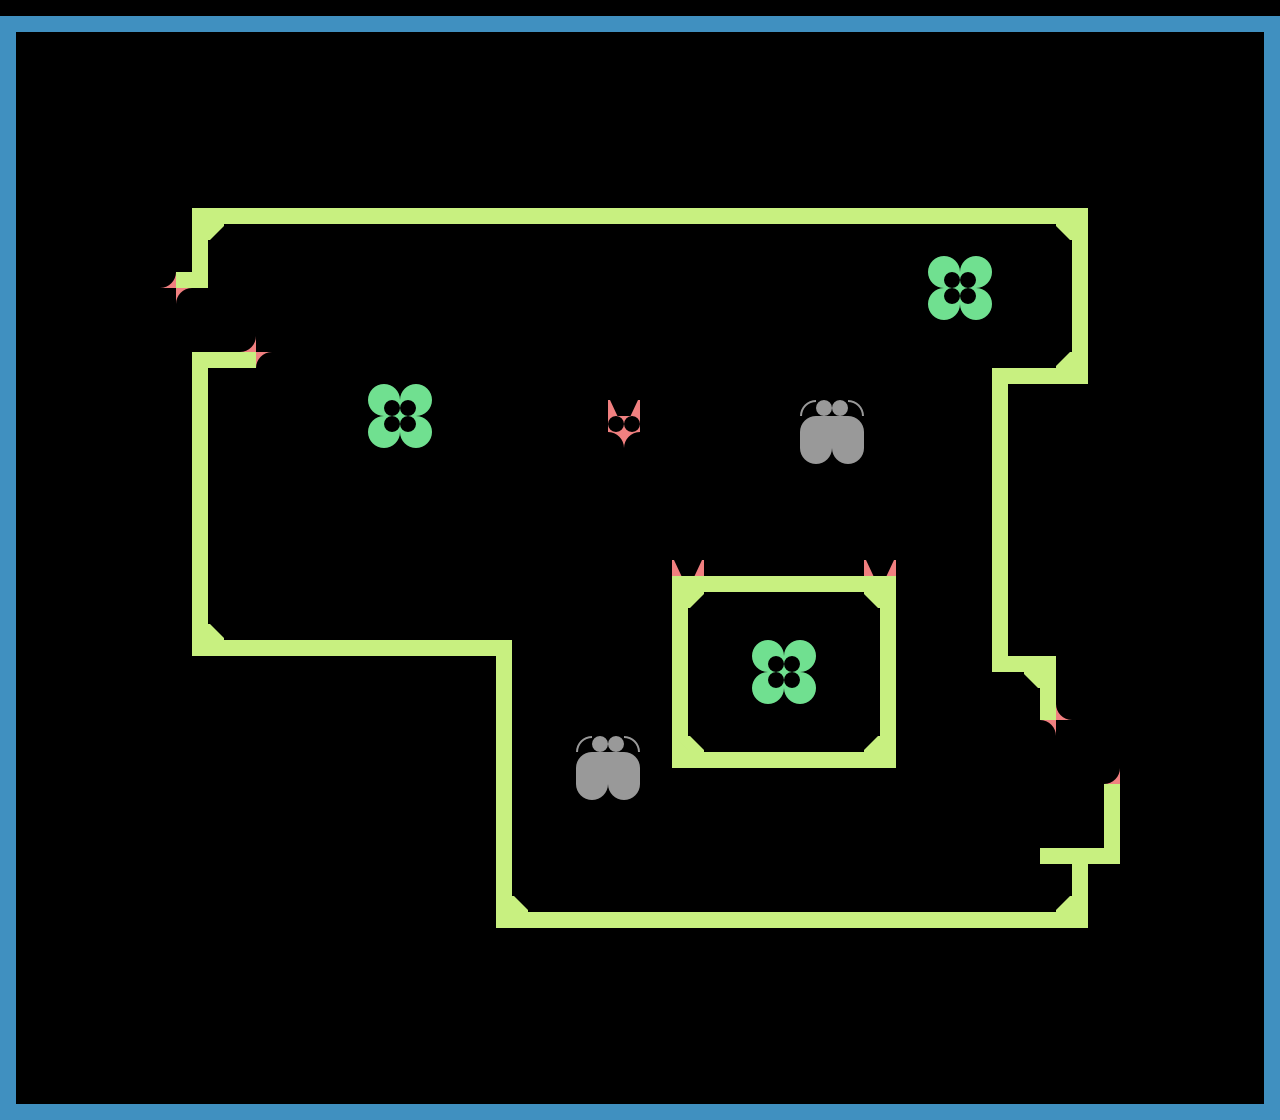

The image is a tile-based game level rendered from a .tmx file. Its description and source (layers, tilesets, objects; grid data summarised) follow:
An orthogonal 80x70 tile map with 16x16 px tiles, 3 tile layers (bg, terrain, fg), 2 tilesets and 2 objects (2x foxy).

<map version="1.0" orientation="orthogonal" width="80" height="70" tilewidth="16" tileheight="16">
 <tileset firstgid="1" name="tileset" tilewidth="16" tileheight="16">
  <image source="../graphics/map/geo2.png" width="256" height="192" />
  <tile id="2">
   <properties>
    <property name="solid" value="true" />
   </properties>
  </tile>
 </tileset>
 <tileset firstgid="193" name="Foxy" tilewidth="30" tileheight="39">
  <image source="../graphics/foxy/idle.png" width="30" height="39" />
 </tileset>
 <layer name="bg" width="80" height="70">
  <data>[5600 cells, 87 non-empty, 19 distinct tile ids]</data>
 </layer>
 <layer name="terrain" width="80" height="70">
  <data>[5600 cells, 548 non-empty, 2 distinct tile ids]</data>
 </layer>
 <objectgroup name="actors" width="80" height="70">
  <object name="player1" type="foxy" gid="193" x="1004" y="300" />
  <object name="player2" type="foxy" gid="193" x="270" y="591" />
 </objectgroup>
 <layer name="fg" width="80" height="70">
  <data>[5600 cells, 23 non-empty, 10 distinct tile ids]</data>
 </layer>
</map>
